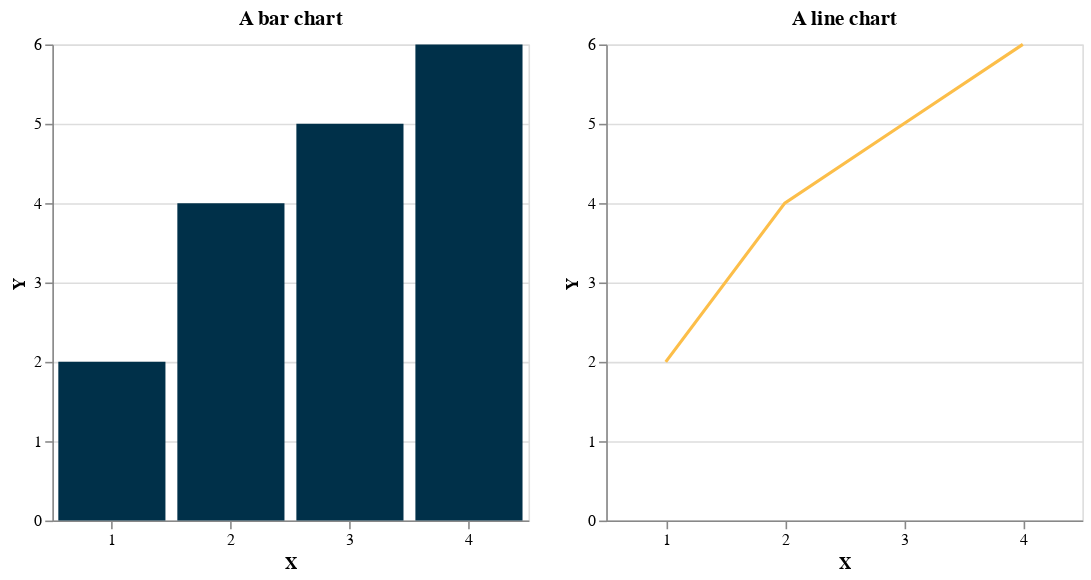

The cell this chart's notebook holds for it:
### Markdown cell above
# Configurations

### Code cell
(chart1 | chart2).configure_axis(
    labelAngle=0
)

### Figure 1 — Vega-Lite specification as saved in the notebook (floating-point values rounded to 4 significant figures)
{"config": {"view": {"continuousWidth": 400, "continuousHeight": 300}, "axis": {"labelAngle": 0}}, "hconcat": [{"mark": "bar", "encoding": {"color": {"value": "#003049"}, "x": {"field": "X", "type": "ordinal"}, "y": {"field": "Y", "type": "quantitative"}}, "title": "A bar chart", "width": 300}, {"mark": "line", "encoding": {"color": {"value": "#FCBE49"}, "x": {"field": "X", "type": "ordinal"}, "y": {"field": "Y", "type": "quantitative"}}, "title": "A line chart", "width": 300}], "data": {"name": "data-f6be64e55b67dfa3f8d06ba53b7821fc"}, "$schema": "https://vega.github.io/schema/vega-lite/v4.17.0.json", "datasets": {"data-f6be64e55b67dfa3f8d06ba53b7821fc": [{"X": 1, "Y": 2, "Z": 3, "H": 5, "M": 3, "Country": "USA"}, {"X": 2, "Y": 4, "Z": 4, "H": 6, "M": 4, "Country": "EU"}, {"X": 3, "Y": 5, "Z": 5, "H": 8, "M": 5, "Country": "EU"}, {"X": 4, "Y": 6, "Z": 6, "H": 9, "M": 3, "Country": "USA"}]}}
